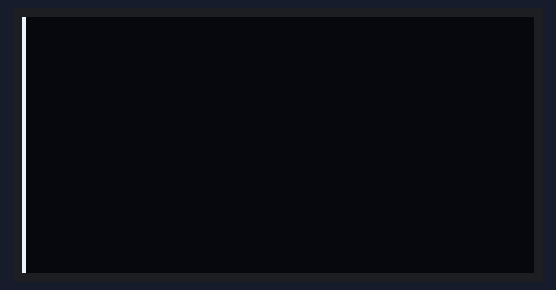
The sketch below on a simulated ESP8266 (NodeMCU). Shown: 128×64 one-colour display.

Above: at 0.1 s.
At 7.1 s:
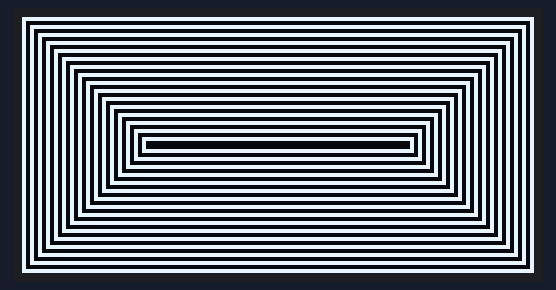
At 8.3 s:
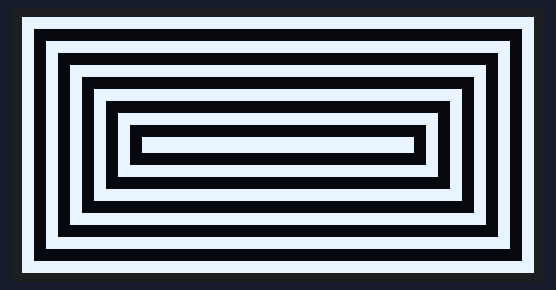
At 10.1 s:
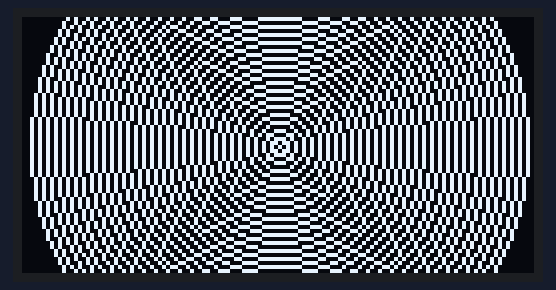
At 11.7 s:
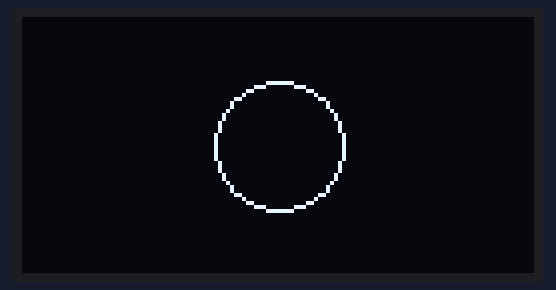
At 17.9 s:
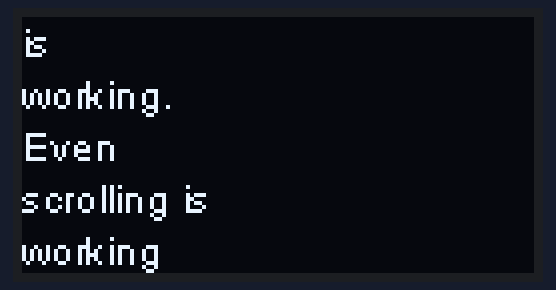

Measured:
- what the display in image 1 shows lasts 1.0 s, from 7.0 s to 8.0 s

The sketch:

OLED_main.ino
```cpp
/* 安装 ESP32 OLED库. 在库管理中搜索 -> ESP8266 and ESP32 OLED driver for SSD1306 displays  */
#include <Wire.h>
#include "SSD1306Wire.h"//导入0.96寸屏幕显示库

// 使用Wire库初始化OLED显示器
SSD1306Wire display(0x3c, 9, 10);   // 三个参数分别是 器件地址, SDA引脚, SCL引脚

//画线
void drawLines()
{
  for (int16_t i = 0; i < display.getWidth(); i += 4)
  {
    display.drawLine(0, 0, i, display.getHeight() - 1);
    display.display();
    delay(10);
  }
  for (int16_t i = 0; i < display.getHeight(); i += 4)
  {
    display.drawLine(0, 0, display.getWidth() - 1, i);
    display.display();
    delay(10);
  }
  delay(250);

  display.clear();
  for (int16_t i = 0; i < display.getWidth(); i += 4)
  {
    display.drawLine(0, display.getHeight() - 1, i, 0);
    display.display();
    delay(10);
  }
  for (int16_t i = display.getHeight() - 1; i >= 0; i -= 4)
  {
    display.drawLine(0, display.getHeight() - 1, display.getWidth() - 1, i);
    display.display();
    delay(10);
  }
  delay(250);

  display.clear();
  for (int16_t i = display.getWidth() - 1; i >= 0; i -= 4)
  {
    display.drawLine(display.getWidth() - 1, display.getHeight() - 1, i, 0);
    display.display();
    delay(10);
  }
  for (int16_t i = display.getHeight() - 1; i >= 0; i -= 4)
  {
    display.drawLine(display.getWidth() - 1, display.getHeight() - 1, 0, i);
    display.display();
    delay(10);
  }
  delay(250);
  display.clear();
  for (int16_t i = 0; i < display.getHeight(); i += 4)
  {
    display.drawLine(display.getWidth() - 1, 0, 0, i);
    display.display();
    delay(10);
  }
  for (int16_t i = 0; i < display.getWidth(); i += 4)
  {
    display.drawLine(display.getWidth() - 1, 0, i, display.getHeight() - 1);
    display.display();
    delay(10);
  }
  delay(250);
}

//画矩形
void drawRect(void)
{
  for (int16_t i = 0; i < display.getHeight() / 2; i += 2)
  {
    display.drawRect(i, i, display.getWidth() - 2 * i, display.getHeight() - 2 * i);
    display.display();
    delay(10);
  }
}

//画填充矩形
void fillRect(void)
{
  uint8_t color = 1;
  for (int16_t i = 0; i < display.getHeight() / 2; i += 3)
  {
    display.setColor((color % 2 == 0) ? BLACK : WHITE); // alternate colors
    display.fillRect(i, i, display.getWidth() - i * 2, display.getHeight() - i * 2);
    display.display();
    delay(10);
    color++;
  }
  // Reset back to WHITE
  display.setColor(WHITE);
}

// 画圆
void drawCircle(void)
{
  for (int16_t i = 0; i < display.getHeight(); i += 2)
  {
    display.drawCircle(display.getWidth() / 2, display.getHeight() / 2, i);
    display.display();
    delay(10);
  }
  delay(1000);
  display.clear();

  display.drawCircleQuads(display.getWidth() / 2, display.getHeight() / 2, display.getHeight() / 4, 0b00000001);
  display.display();
  delay(200);
  display.drawCircleQuads(display.getWidth() / 2, display.getHeight() / 2, display.getHeight() / 4, 0b00000011);
  display.display();
  delay(200);
  display.drawCircleQuads(display.getWidth() / 2, display.getHeight() / 2, display.getHeight() / 4, 0b00000111);
  display.display();
  delay(200);
  display.drawCircleQuads(display.getWidth() / 2, display.getHeight() / 2, display.getHeight() / 4, 0b00001111);
  display.display();
}

void printBuffer(void)
{
  // 初始化日志缓冲区
  // 分配内存来存储8行文本，每行30个字符。
  display.setLogBuffer(5, 30);

  // 测试内容
  const char* test[] =
  {
    "Hello",
    "World" ,
    "----",
    "Show off",
    "how",
    "the log buffer",
    "is",
    "working.",
    "Even",
    "scrolling is",
    "working"
  };

  for (uint8_t i = 0; i < 11; i++)
  {
    //清屏
    display.clear();
    //打印到屏幕并且换行
    display.println(test[i]);
    // 将其绘制到内部屏幕缓冲区
    display.drawLogBuffer(0, 0);
    // 把它显示在屏幕上
    display.display();
    delay(500);
  }
}

void setup()
{
  //初始化屏幕
  display.init();
  //设置对比度
  display.setContrast(255);

  //画线测试
  drawLines();
  delay(1000);
  //清屏
  display.clear();
  //画矩形测试
  drawRect();
  delay(1000);
  //清屏
  display.clear();
  //画填充矩形测试
  fillRect();
  delay(1000);
  //清屏
  display.clear();
  //画圆测试
  drawCircle();
  delay(1000);
  display.clear();
  //显示文本测试
  printBuffer();
  delay(1000);
  display.clear();
}

void loop() { }
```
